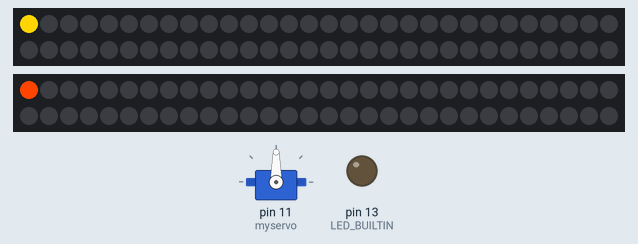
Bench run of a sketch on a simulated Arduino Uno, built with avr-gcc and run on an emulated ATmega328P. Shown: 2 × 60 RGB LEDs in strip order, left to right, continuing on the next row, servo, output pins drawn as LEDs (lit = HIGH).

Above: at 0.16 s.
At 1.11 s:
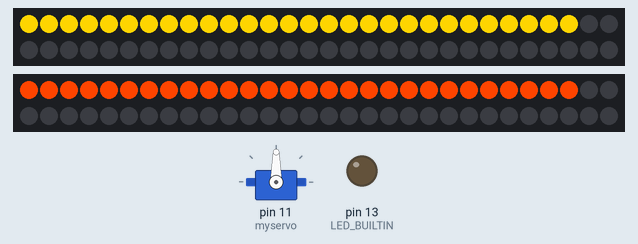
At 1.74 s:
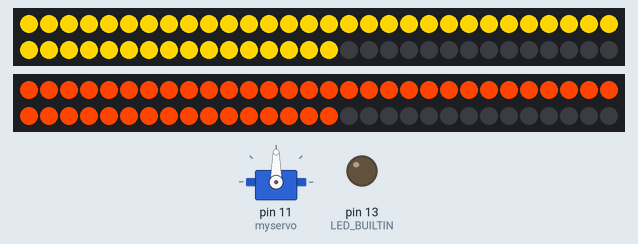
At 2.1 s:
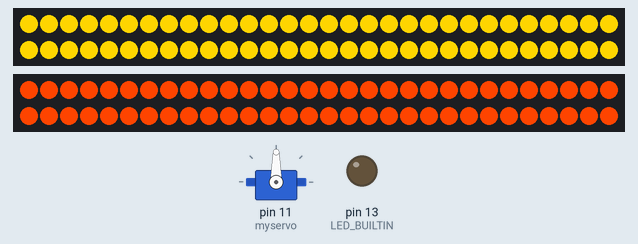

The sketch:

arduino_code.ino
```cpp
// (licence header left out)
#include <Adafruit_NeoPixel.h>

#ifdef __AVR__
  #include <avr/power.h>
  #include <Servo.h>


#endif

#define PIN            7
#define DWN            9
#define TURN_TIME 200

#define NUMPIXELS      60
#define DWNNUMPIXELS      60


Servo myservo;


//Variables
int addPos = 0;

Adafruit_NeoPixel pixels = Adafruit_NeoPixel(NUMPIXELS, PIN, NEO_GRB + NEO_KHZ800);
Adafruit_NeoPixel unten = Adafruit_NeoPixel(DWNNUMPIXELS, DWN, NEO_GRB + NEO_KHZ800);


int delayval = 30; // delay for half a second

void setup() {
    Serial.begin(19200); // opens serial port, sets data rate to 9600 bps
    pinMode(13, OUTPUT);
#if defined (__AVR_ATtiny85__)
  if (F_CPU == 16000000) clock_prescale_set(clock_div_1);
#endif
  // End of trinket special code

  pixels.setBrightness(250);
  unten.setBrightness(250);

  pixels.begin(); // This initializes the NeoPixel library.
  unten.begin();

  myservo.attach(11);
  myservo.write(90);

}

void loop() {

  for( int i=0;i<NUMPIXELS;i++){
    pixels.setPixelColor(i, pixels.Color(255,215,0)); // Moderately bright green color.
    unten.setPixelColor(i, pixels.Color(255,69,0)); // Moderately bright green color.
    unten.show(); // This sends the updated pixel color to the hardware.
    pixels.show(); // This sends the updated pixel color to the hardware.
    delay(delayval); // Delay for a period of time (in milliseconds).
  }

if (Serial.available() > 0) {
    Serial.read();
    int incomingByte = Serial.parseInt();

    if (incomingByte == 1) {
              int pos = 160;
              myservo.write(pos);
              digitalWrite(LED_BUILTIN, HIGH);
              delay(TURN_TIME);
              digitalWrite(LED_BUILTIN, LOW);
              delay(TURN_TIME);
              myservo.write(90);
              Serial.flush();
    }
  }
}
```
